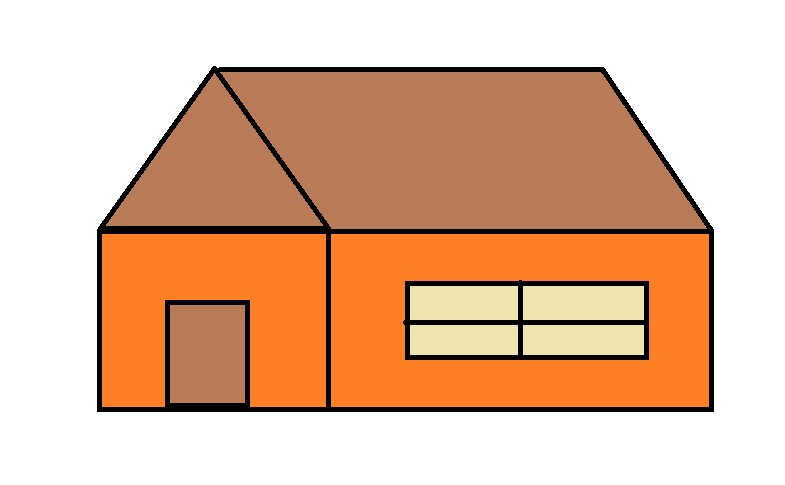
#> input picture Hut.jpg, 785 x 485 px, found by its file name
$ jupyter execute 4_Color_to_binary.ipynb
#> lines starting #> are read from the running program, lines starting #| are printed output that depends on the picture; after the words box and inside, x2 and y2 are one past the last pixel; in counts of white or black regions, pixels touching at a corner belong together
[cell 1]
import cv2
import matplotlib.pyplot as plt

[cell 2]
img = cv2.imread("hut.jpg",1)
#> img is the input picture: shape (485, 785, 3); mean B, G, R 158.6, 185.6, 225.2

[cell 3]
if img is None:
    print("Error: Unable to load the image")
else:
    image_rgb = cv2.cvtColor(img,cv2.COLOR_BGR2RGB)

    gray = cv2.cvtColor(img, cv2.COLOR_BGR2GRAY)
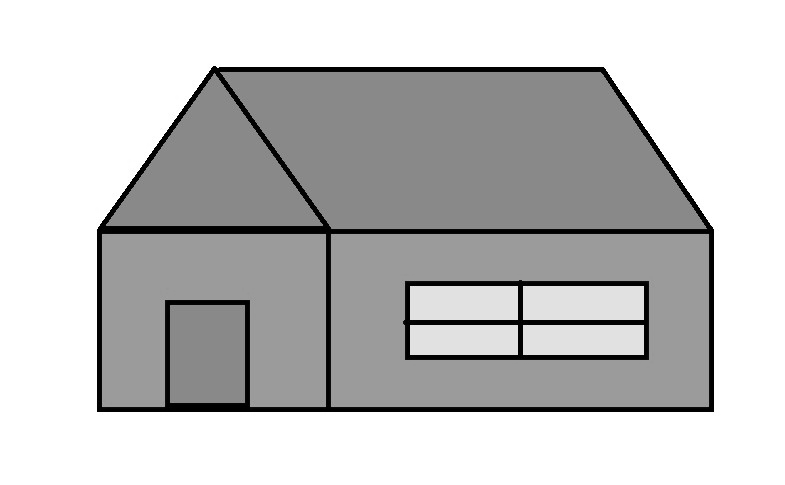
#> gray: shape (485, 785); min 0, max 255, mean 194.4
    (thrash,binary_image) = cv2.threshold(gray, 175, 255, cv2.THRESH_BINARY)
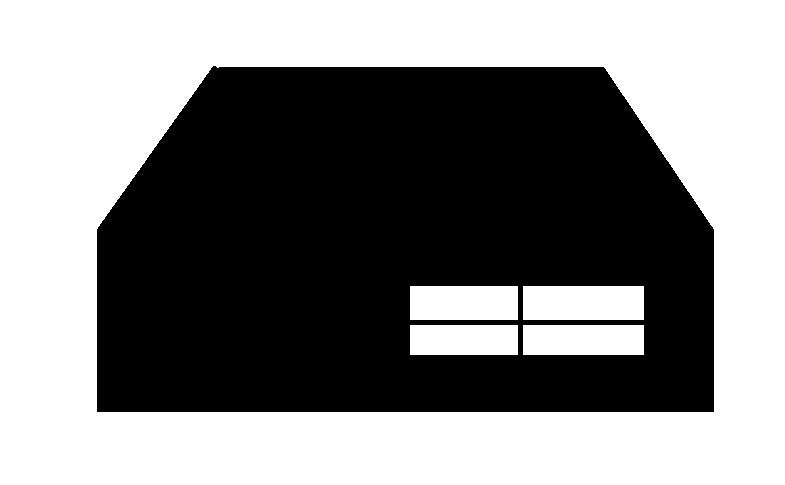
#> binary_image: shape (485, 785); 52.8% white; 1 black region, box (x1, y1, x2, y2) and area: (97, 66, 714, 412) 179881

    plt.subplot(131), plt.imshow(image_rgb), plt.title("Original Image"), plt.axis('off')
    plt.subplot(132), plt.imshow(gray, cmap='gray'), plt.title("Grayscale Image"), plt.axis('off')
    plt.subplot(133), plt.imshow(binary_image, cmap='gray'), plt.title("Binary Image"), plt.axis('off')
    plt.show()
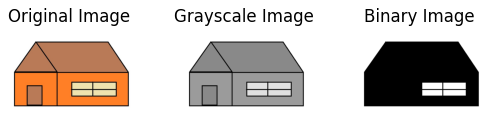
#> figure drawn by matplotlib, 3 panels

[cell 4]
cv2.imwrite("gray.jpg",gray)
#> Out = True
